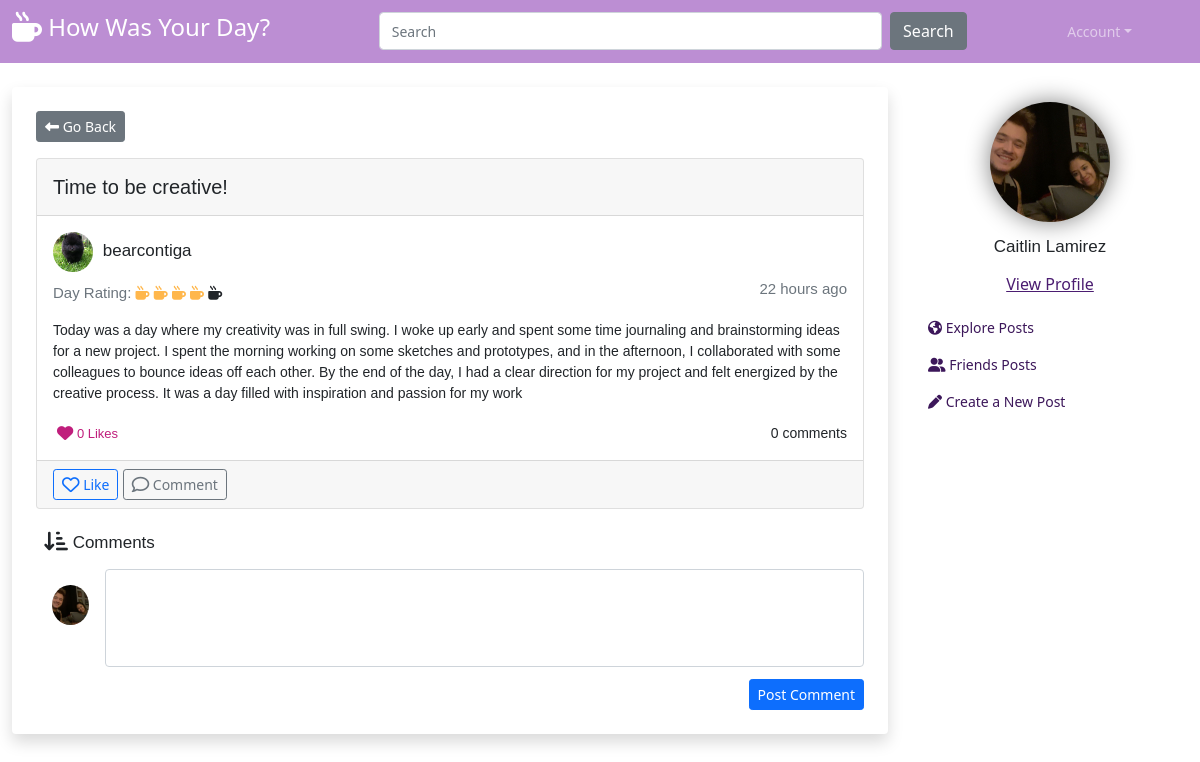
The app's page /social/post/7 (signed in) with its own data.
### social/models.py (models this page shows, shortened)
class Post(models.Model):
    title = models.CharField(max_length=100)
    author = models.ForeignKey(User, on_delete=models.CASCADE) # Deletes all of the user's posts if they delete the user
    rating = models.IntegerField(default=0)
    body = models.TextField()
    post_date = models.DateTimeField(default=timezone.now)
    likes = models.ManyToManyField(User, related_name='blog_posts')
    @property
    def duration(self):
        if self.post_date:
            time  = timezone.now()
            if self.post_date.hour == time.hour and self.post_date.day == time.day:
                if time.minute - self.post_date.minute < 0 :
                    return str(time.minute - self.post_date.minute + 60) + " minutes ago"
                if time.minute - self.post_date.minute != 1:
                    return str(time.minute - self.post_date.minute) + " minutes ago"
                else:
                    return str(time.minute - self.post_date.minute) + " minute ago"
            elif self.post_date.day == time.day:
                if time.hour - self.post_date.hour != 1:
                    return str(time.hour - self.post_date.hour) + " hours ago"
                else:
                    return str(time.hour - self.post_date.hour) + " hour ago"
            elif self.post_date.month == time.month:
                if time.day - self.post_date.day != 1:
                    return str(time.day - self.post_date.day) + " days ago"
                else:
                    return str(time.day - self.post_date.day) + " day ago"
            elif self.post_date.year == time.year:
                if time.month - self.post_date.month != 1:
                    return str(time.month - self.post_date.month) + " months ago"
                else:
                    return str(time.month - self.post_date.month) + " month ago"
            return self.post_date

class Profile(models.Model):
    user = models.OneToOneField(User, on_delete=models.CASCADE)
    image = models.ImageField(default='default.jpeg',upload_to='profile_pics')
    bio = models.TextField(default='Welcome to my profile!', max_length=160)
    follows = models.ManyToManyField("self",
            related_name="followed_by",
            symmetrical=False,
            blank=True) # User does not have to follow anybody

### social/views.py (the view)
# urls.py: path('post/<int:post_id>', views.view_post_view , name='view_post'),
def view_post_view(request, post_id):
    post = Post.objects.get(id=post_id)
    comments = Comment.objects.filter(post=post)
    comments = comments.order_by('-comment_date')
    context = {
        'post': post,
        'comments': comments
    }
    return render(request, 'social/view_post.html', context)

### social/templates/social/view_post.html (shortened to what this page needs)
{% extends 'social/base.html' %}
{% block content %}
    <div class="col-lg-9">
        <div class="bg-white shadow rounded overflow-hidden">
        <div class="container py-0 pt-4 pb-4 h-200">
            <div class="pb-3">
                <a type="button" class="btn btn-secondary btn-sm" href="{% url 'dashboard' %}">
                <i class="fa-solid fa-left-long"></i> Go Back
            </a>
            </div>
            {% include 'social/post.html' %}
    <h5 class="m-2 mt-4"><i class="fa-solid fa-arrow-down-short-wide fa-lg"></i> Comments </h5>
    <div class="d-flex flex-start w-100 pt-2">
        <img class="small-profile-pic m-3" src="{{user.profile.image.url}}"/>
        <div class="form-outline w-100">
        <form action="{% url 'add_comment' post.pk %}" method="POST">
            <div class="form-group">
                <textarea class="form-control" name="body" rows="4"></textarea>
            </div>
            <div class="float-end mt-2 pt-1">
                <input type="submit" class="btn btn-primary btn-sm" name="commentSubmitBtn" value="Post Comment">
            </div>
        </form>
        </div>
      </div>
        </div>
    </div>
</div>
{% endblock content %}
{% block view_profile %}
<li class="profile-side">
<img class="profile-pic" src="{{ user.profile.image.url }}">
<h5>{{ user.first_name }} {{ user.last_name }}</h5>
<a type="button" class="btn btn-link" href="{% url 'user_profile' user.username%}">View Profile</a>
</li>
{% endblock view_profile %}

### social/templates/social/post.html (shortened to what this page needs)
<div class="card mb-3">
        <div class="card-header">
            <a class="no-underline" href="{% url 'view_post' post.pk%}"><h5 class="post-title alignleft mt-2">{{post.title}}</h5></a>
        </div>
    <div class="card-body">
        <a class="no-underline" href="{% url 'user_profile' post.author%}">
            <div>
                <h5 class="card-title">
                    <img class="small-profile-pic" src="{{ post.author.profile.image.url}}">
                    {{ post.author }}
                </h5>
            </div>
        </a>
        <div class="hover-text text-muted alignright">
            <h6>{{ post.duration}}</h6>
        </div>
        <div class = "day_rating">
            <div class="day-info">
                <h6 class="card-subtitle text-muted"> Day Rating:</h6>
            </div>
            <div class="day-info">
                <div class="stars mb-3">
                    <span class="mug fa fa-mug-hot{% if post.rating > 0 %} checked {% endif %}"></span>
                    <span class="mug fa fa-mug-hot {% if post.rating > 1 %} checked {% endif %}"></span>
                    <span class="mug fa fa-mug-hot {% if post.rating > 2 %} checked {% endif %}"></span>
                    <span class="mug fa fa-mug-hot {% if post.rating > 3 %} checked {% endif %}" ></span>
                    <span class="mug fa fa-mug-hot {% if post.rating > 4 %} checked {% endif %}"></span>
                </div>
            </div>
        </div>
        <p class="card-text">{{ post.body }}</p>
        <div class="alignleft">
            <a data-bs-toggle="modal" data-bs-target="#modal{{ post.pk }}">
                <span class="m-1 like" > {{ post.likes.count }} Likes</span>
            </a>
        </div>
        <a class="no-underline alignright" href="{% url 'view_post' post.pk%}">
            <span>{{ post.comments.count }} comments</span>
        </a>
    </div>
    <div class="card-footer">
        <div class=" alignleft">
            <form action="{% url 'like_post' post.pk%}" method="POST">
                {% if user in post.likes.all %}
                <button type="submit" id = "unlike_bt" name = "like_button" value = "unlike"class="btn btn-primary btn-sm">
                    <i class="fa-solid fa-heart fa-lg"></i> Unlike</button>
                {% else %}
                <button type="submit" id = "like_bt" name = "like_button" value = "like"class="btn btn-outline-primary btn-sm">
                     Like</button>
                {% endif %}
                <a type="button" class="btn btn-outline-secondary btn-sm" href="{% url 'view_post' post.pk%}">
                 Comment
                </a>
            </form>
        </div>
    </div>
</div>

### landing/static/css/style.css (style rules this page uses)
html, body { height: 100%; }
.day-info { display: inline-block; }
.checked { color: rgb(255, 183, 76); }
textarea { resize: none; }
.profile-pic { object-fit: cover; border-radius: 50%; width: 150px; height: 150px; padding: 15px; filter: drop-shadow(0 0 0.75rem gray); }
.profile-side { text-align: center; padding-bottom: 2%; }
.small-profile-pic { object-fit: cover; border-radius: 50%; width: 40px; height: 40px; margin-right: 5px; }
.no-underline { text-decoration: none; }
.alignleft { float: left; }
.alignright { float: right; }
a { color:inherit; }
.hover-text { position: relative; text-align: center; }
p, span { font-family:sans-serif; font-size: 14px; }
h6 { font-family:'Trebuchet MS', 'Lucida Sans Unicode', 'Lucida Grande', 'Lucida Sans', Arial, sans-serif; font-size: 15px; }
h5 { font-family:sans-serif; font-size: 17px; }
.post-title { font-family: sans-serif; font-size: 20px; }
.btn-link { color:rgb(75, 29, 113); }
.like { font-family:sans-serif; font-size: 13px; color:#c01e7c; }
.form-control { font-size:14px; }
li { font-size:14px; }

### records on screen
Post: title "Time to be creative!", author.profile.image (picture), author "bearcontiga", duration "22 hours ago", body "Today was a day where my creativity was in full swing. I woke up early and spent some time journaling and brainstorming ideas for a new project. I spent the morning working on some sketches and prototypes, and in the afternoon, I collaborated with some colleagues to bounce ideas off each other. By the end of the day, I had a clear direction for my project and felt energized by the creative process. It was a day filled with inspiration and passion for my work", likes.count "0", comments.count "0"

### other values on screen
{{ user.first_name }} "Caitlin"
{{ user.last_name }} "Lamirez"
